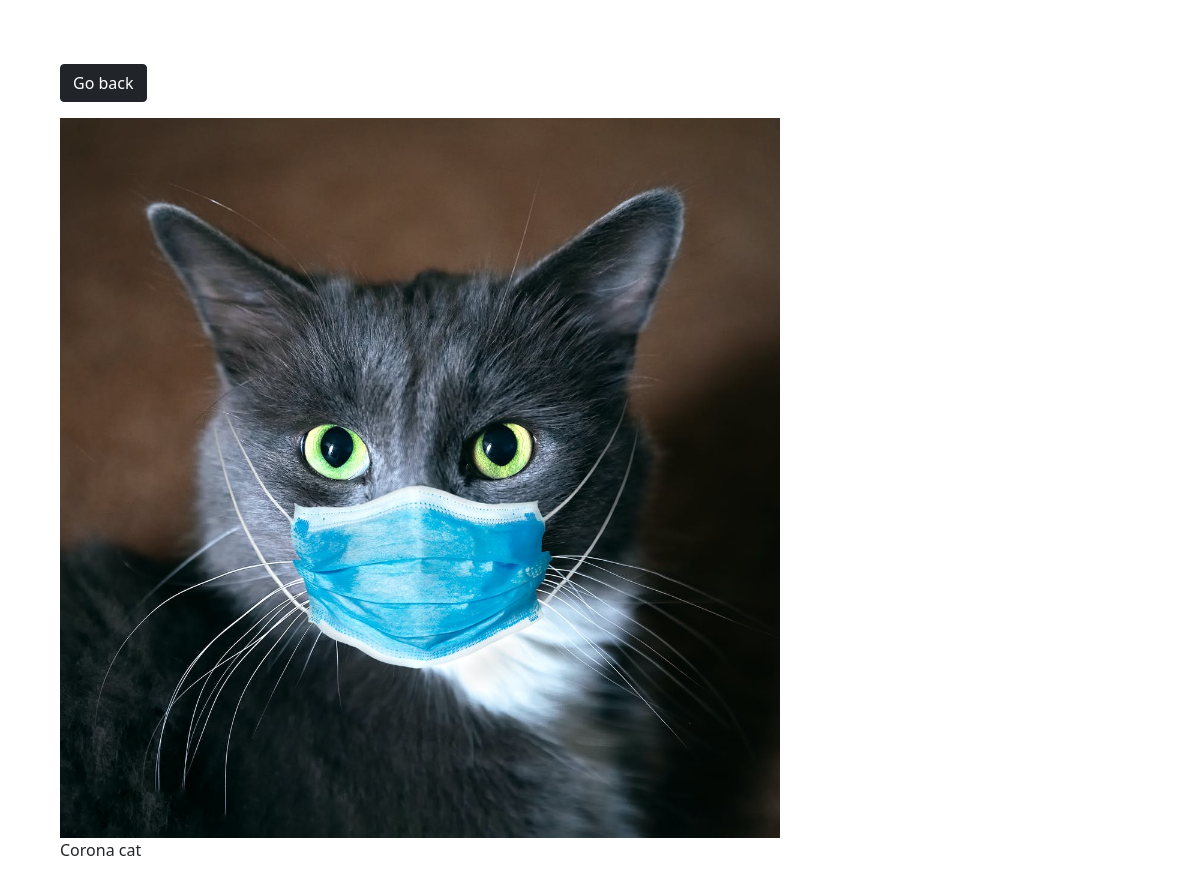
The app's page /photo/2/ with its own data.
### photos/models.py (models this page shows, shortened)
class Photo(models.Model):
    category = models.ForeignKey(Category , on_delete = models.SET_NULL ,null =True , blank =True )
    image = models.ImageField(null = False , blank = False)
    description = models.TextField(max_length=500 , null=False , blank = False )

### photos/views.py (the view)
# urls.py: path('photo/<str:pk>/', views.viewPhoto , name='photo'),
def viewPhoto(request , pk):
    photo = Photo.objects.get(id=pk)
    context = {'photo':photo}
    return render(request,'photos/photo.html' , context )

### photos/templates/photos/photo.html (shortened to what this page needs)
<!DOCTYPE html>
<html lang="en" dir="ltr">
  <head>
    <link href="https://cdn.jsdelivr.net/npm/bootstrap@5.1.0/dist/css/bootstrap.min.css" rel="stylesheet">
  </head>
  <body class="m-5">
    <div class="container">
      <div class="row justify-content-center">
        <div class="col">
          <a class="btn btn-dark my-3" href="{% url 'gallery' %}">Go back</a>
          <div style="height: 90vh;">
            <img style="max-width:100%; max-height:100%;" src="{{photo.image.url}}" alt="">
            <p>{{photo.description}}</p>
          </div>
        </div>
      </div>
    </div>
  </body>
</html>

### records on screen
Photo: image (picture), description "Corona cat"
